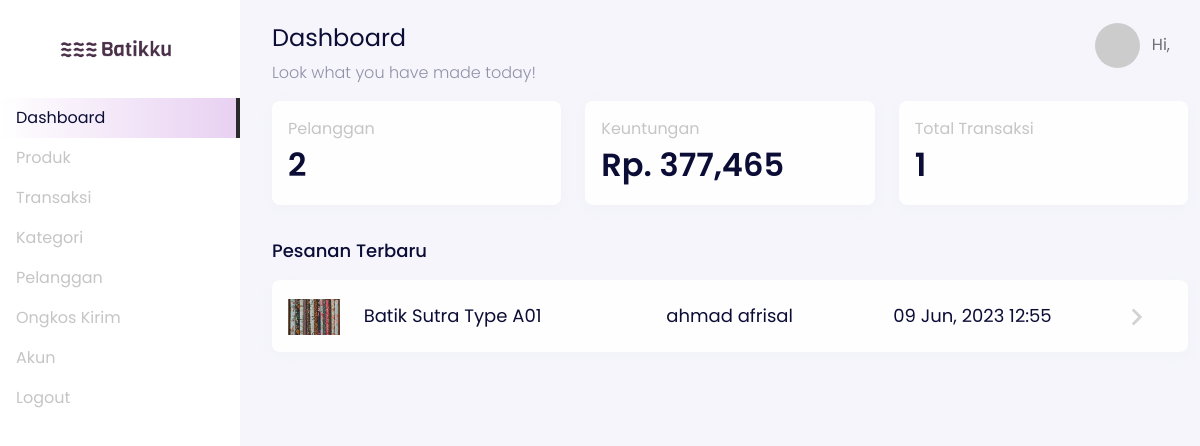
The app's page /backend/dashboard/dashboard.php with its own data.
### tables this page shows
CREATE TABLE `transactions` (
  `transactions_id` int(11) NOT NULL,
  `users_id` int(11) NOT NULL,
  `date_transaction` datetime NOT NULL,
  `shipping_price` int(50) NOT NULL,
  `total_price` int(50) NOT NULL,
  `unique_code` int(3) NOT NULL,
  `transaction_status` enum('UNPAID','PROCESS','CANCELED','SHIPPING','RECEIVED','RETURN') NOT NULL,
  `resi` varchar(20) NOT NULL
);

CREATE TABLE `product_galleries` (
  `galleries_id` int(11) NOT NULL,
  `products_id` int(11) NOT NULL,
  `photos` varchar(225) NOT NULL
);

CREATE TABLE `products` (
  `products_id` int(11) NOT NULL,
  `product_name` varchar(255) NOT NULL,
  `slug` varchar(255) NOT NULL,
  `categories_id` int(11) NOT NULL,
  `price` int(25) NOT NULL,
  `description` text NOT NULL,
  `weight` float NOT NULL,
  `stock` int(11) UNSIGNED NOT NULL
);

CREATE TABLE `users` (
  `users_id` int(11) NOT NULL,
  `name` varchar(25) NOT NULL,
  `username` varchar(20) DEFAULT NULL,
  `phone_number` varchar(12) DEFAULT NULL,
  `email` varchar(50) NOT NULL,
  `email_verified_at` varchar(50) DEFAULT NULL,
  `password` text NOT NULL,
  `provinces_id` int(11) DEFAULT NULL,
  `address` text,
  `zip_code` varchar(11) DEFAULT NULL,
  `roles` enum('USER','ADMIN') NOT NULL DEFAULT 'USER'
);

### backend/dashboard/dashboard.php (the view, shortened to what this page needs)
<?php
  include '../components/header.php';
?>
<body>
  <div class="page-dashboard">
    <div class="d-flex"  id="wrapper" data-aos="fade-right">
        <?php include '../components/sidebar.php' ?>
        <div id="page-content-wrapper">
          <nav class="navbar navbar-store navbar-expand-lg navbar-light" data-aos="fade-down">
            <div class="container-fluid">
              <div class="collapse navbar-collapse" id="navbarSupportedContent">
                <ul class="navbar-nav ms-auto d-none d-lg-flex">
                    <li class="nav-item dropdown">
                      <a href="#" class="nav-link" id="navbarDropdown" role="button" data-bs-toggle="dropdown">
                        <img src="https://ui-avatars.com/api/?name=<?= $_SESSION['name']; ?>" alt="" class="rounded-circle me-2 profile-picture">
                        Hi, <?= $_SESSION['name']; ?>
                      </a>
                    </li>
                </ul>
              </div>
            </div>
          </nav>
          <div class="section-content section-dashboard-home" data-aos="fade-up">
            <div class="container-fluid">
              <div class="dashboard-heading">
                <h2 class="dashboard-title">Dashboard</h2>
                <p class="dashboard-subtitle">
                  Look what you have made today!
                </p>
              </div>
              <div class="dashboard-content">
                <div class="row">
                  <div class="col-md-4">
                    <div class="card mb-2">
                      <div class="card-body">
                        <div class="dashboard-card-title">
                          Pelanggan
                        </div>
                        <div class="dashboard-card-subtitle">
                          <?php
                            $query = mysqli_query($config, "SELECT count(name) AS totalUsers FROM users WHERE roles='USER'");
                            while ($data = mysqli_fetch_array($query)) {
                              echo $data['totalUsers'];
                            }
                          ?>
                        </div>
                      </div>
                    </div>
                  </div>
                  <div class="col-md-4">
                    <div class="card mb-2">
                      <div class="card-body">
                        <div class="dashboard-card-title">
                          Keuntungan
                        </div>
                        <div class="dashboard-card-subtitle">
                          <?php
                            $query = mysqli_query($config, "SELECT sum(total_price) AS totalRevenue FROM transactions");
                            while ($data = mysqli_fetch_array($query)) {
                              if($data['totalRevenue'] > 0) {
                                echo 'Rp. '.number_format($data['totalRevenue']);
                              } else {
                                echo 'Rp. 0';
                              }
                            }
                          ?>
                        </div>
                      </div>
                    </div>
                  </div>
                  <div class="col-md-4">
                    <div class="card mb-2">
                      <div class="card-body">
                        <div class="dashboard-card-title">
                          Total Transaksi
                        </div>
                        <div class="dashboard-card-subtitle">
                        <?php
                            $query = mysqli_query($config, "SELECT count(transactions_id) AS totalTrans FROM transactions");
                            while ($data = mysqli_fetch_array($query)) {
                              echo $data['totalTrans'];
                            }
                          ?>
                        </div>
                      </div>
                    </div>
                  </div>
                </div>
                <div class="row mt-3">
                  <div class="col-12 mt-2">
                    <h5 class="mb-3">Pesanan Terbaru</h5>
                    <?php
                    $query = mysqli_query($config, "SELECT * FROM transactions JOIN users ON transactions.users_id=users.users_id ORDER BY transactions_id DESC");
                    while($data = mysqli_fetch_array($query)) {
                      $date=date_create($data['date_transaction']);
                      $transaction_id = $data['transactions_id'];
                    ?>
                    <a href="../transactions/dashboard-transactions-details.php?transaction_id=<?= $transaction_id; ?>" class="card card-list d-block">
                      <div class="card-body">
                        <div class="row">
                        <?php
                          $oke = mysqli_query($config, "SELECT photos, product_name FROM transaction_items
                                                          JOIN products ON products.products_id=transaction_items.products_id
                                                          JOIN product_galleries ON products.products_id=product_galleries.products_id
                                                          WHERE transaction_id='$transaction_id' LIMIT 1");
                          $row = mysqli_fetch_row($oke);
                        ?>
                          <div class="col-md-1">
                            <img src="../../images/products/<?= $row['0']; ?>" class="img-fluid" alt="" srcset="">
                          </div>
                          <div class="col-md-4">
                            <?= $row['1']; ?>
                          </div>
                          <div class="col-md-3">
                            <?= $data['name']; ?>
                          </div>
                          <div class="col-md-3">
                            <?=  date_format($date, "d M, Y H:s"); ?>
                          </div>
                          <div class="col-md-1 d-none d-md-block">
                            <img src="../../images/dashboard-arrow-right.svg" alt="">
                          </div>
                        </div>
                      </div>
                    </a>
                  <?php } ?>
                  </div>
                </div>
              </div>
            </div>
          </div>
        </div>
    </div>
  </div>
<?php
  include '../components/footer.php';
?>

### records on screen
transactions: product_galleries.photos (picture), products.product_name "Batik Sutra Type A01", users.name "ahmad afrisal", date_transaction "09 Jun, 2023 12:55"

### other values on screen
$data['totalUsers'] "2"
$data['totalRevenue'] "377,465"
$data['totalTrans'] "1"
